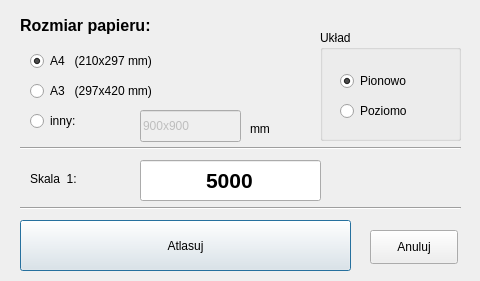
<?xml version="1.0" encoding="UTF-8"?>
<ui version="4.0">
 <class>Dialog</class>
 <widget class="QDialog" name="Dialog">
  <property name="geometry">
   <rect>
    <x>0</x>
    <y>0</y>
    <width>480</width>
    <height>281</height>
   </rect>
  </property>
  <property name="font">
   <font>
    <family>Arial</family>
   </font>
  </property>
  <property name="windowTitle">
   <string>Opcje atlasowania</string>
  </property>
  <widget class="QRadioButton" name="radioButton_a4">
   <property name="geometry">
    <rect>
     <x>30</x>
     <y>50</y>
     <width>171</width>
     <height>22</height>
    </rect>
   </property>
   <property name="font">
    <font>
     <family>Arial</family>
    </font>
   </property>
   <property name="text">
    <string>A4   (210x297 mm)</string>
   </property>
   <property name="checked">
    <bool>true</bool>
   </property>
  </widget>
  <widget class="QRadioButton" name="radioButton_a3">
   <property name="geometry">
    <rect>
     <x>30</x>
     <y>80</y>
     <width>181</width>
     <height>22</height>
    </rect>
   </property>
   <property name="font">
    <font>
     <family>Arial</family>
    </font>
   </property>
   <property name="text">
    <string>A3   (297x420 mm)</string>
   </property>
  </widget>
  <widget class="QRadioButton" name="radioButton_inny">
   <property name="geometry">
    <rect>
     <x>30</x>
     <y>110</y>
     <width>104</width>
     <height>22</height>
    </rect>
   </property>
   <property name="font">
    <font>
     <family>Arial</family>
    </font>
   </property>
   <property name="text">
    <string>inny:</string>
   </property>
  </widget>
  <widget class="QLineEdit" name="lineEdit_inny">
   <property name="enabled">
    <bool>false</bool>
   </property>
   <property name="geometry">
    <rect>
     <x>140</x>
     <y>110</y>
     <width>101</width>
     <height>32</height>
    </rect>
   </property>
   <property name="text">
    <string>900x900</string>
   </property>
  </widget>
  <widget class="QLabel" name="label_2">
   <property name="geometry">
    <rect>
     <x>250</x>
     <y>120</y>
     <width>41</width>
     <height>18</height>
    </rect>
   </property>
   <property name="text">
    <string>mm</string>
   </property>
  </widget>
  <widget class="QLabel" name="label_4">
   <property name="geometry">
    <rect>
     <x>20</x>
     <y>10</y>
     <width>191</width>
     <height>31</height>
    </rect>
   </property>
   <property name="font">
    <font>
     <family>Arial</family>
     <pointsize>12</pointsize>
     <weight>75</weight>
     <bold>true</bold>
    </font>
   </property>
   <property name="text">
    <string>Rozmiar papieru:</string>
   </property>
  </widget>
  <widget class="QPushButton" name="pushButton_ok">
   <property name="geometry">
    <rect>
     <x>20</x>
     <y>220</y>
     <width>331</width>
     <height>51</height>
    </rect>
   </property>
   <property name="font">
    <font>
    </font>
   </property>
   <property name="text">
    <string>Atlasuj</string>
   </property>
  </widget>
  <widget class="QPushButton" name="pushButton_porzuc">
   <property name="geometry">
    <rect>
     <x>370</x>
     <y>230</y>
     <width>88</width>
     <height>34</height>
    </rect>
   </property>
   <property name="text">
    <string>Anuluj</string>
   </property>
  </widget>
  <widget class="QGroupBox" name="groupBox">
   <property name="geometry">
    <rect>
     <x>320</x>
     <y>30</y>
     <width>141</width>
     <height>111</height>
    </rect>
   </property>
   <property name="title">
    <string>Układ</string>
   </property>
   <property name="checkable">
    <bool>false</bool>
   </property>
   <widget class="QRadioButton" name="radioButton_pion">
    <property name="geometry">
     <rect>
      <x>20</x>
      <y>40</y>
      <width>111</width>
      <height>22</height>
     </rect>
    </property>
    <property name="text">
     <string>Pionowo</string>
    </property>
    <property name="checked">
     <bool>true</bool>
    </property>
   </widget>
   <widget class="QRadioButton" name="radioButton_poziom">
    <property name="geometry">
     <rect>
      <x>20</x>
      <y>70</y>
      <width>111</width>
      <height>22</height>
     </rect>
    </property>
    <property name="text">
     <string>Poziomo</string>
    </property>
   </widget>
  </widget>
  <widget class="QLabel" name="label">
   <property name="geometry">
    <rect>
     <x>30</x>
     <y>170</y>
     <width>57</width>
     <height>18</height>
    </rect>
   </property>
   <property name="text">
    <string>Skala  1:</string>
   </property>
  </widget>
  <widget class="QLineEdit" name="lineEdit_skala">
   <property name="geometry">
    <rect>
     <x>140</x>
     <y>160</y>
     <width>181</width>
     <height>41</height>
    </rect>
   </property>
   <property name="font">
    <font>
     <pointsize>16</pointsize>
     <weight>75</weight>
     <bold>true</bold>
    </font>
   </property>
   <property name="text">
    <string>5000</string>
   </property>
   <property name="alignment">
    <set>Qt::AlignCenter</set>
   </property>
  </widget>
  <widget class="Line" name="line">
   <property name="geometry">
    <rect>
     <x>20</x>
     <y>140</y>
     <width>441</width>
     <height>16</height>
    </rect>
   </property>
   <property name="orientation">
    <enum>Qt::Horizontal</enum>
   </property>
  </widget>
  <widget class="Line" name="line_2">
   <property name="geometry">
    <rect>
     <x>20</x>
     <y>200</y>
     <width>441</width>
     <height>16</height>
    </rect>
   </property>
   <property name="orientation">
    <enum>Qt::Horizontal</enum>
   </property>
  </widget>
 </widget>
 <resources/>
 <connections>
  <connection>
   <sender>radioButton_inny</sender>
   <signal>toggled(bool)</signal>
   <receiver>radioButton_pion</receiver>
   <slot>setDisabled(bool)</slot>
   <hints>
    <hint type="sourcelabel">
     <x>81</x>
     <y>120</y>
    </hint>
    <hint type="destinationlabel">
     <x>395</x>
     <y>80</y>
    </hint>
   </hints>
  </connection>
  <connection>
   <sender>radioButton_inny</sender>
   <signal>toggled(bool)</signal>
   <receiver>radioButton_poziom</receiver>
   <slot>setDisabled(bool)</slot>
   <hints>
    <hint type="sourcelabel">
     <x>81</x>
     <y>120</y>
    </hint>
    <hint type="destinationlabel">
     <x>395</x>
     <y>110</y>
    </hint>
   </hints>
  </connection>
  <connection>
   <sender>radioButton_inny</sender>
   <signal>toggled(bool)</signal>
   <receiver>lineEdit_inny</receiver>
   <slot>setEnabled(bool)</slot>
   <hints>
    <hint type="sourcelabel">
     <x>81</x>
     <y>120</y>
    </hint>
    <hint type="destinationlabel">
     <x>190</x>
     <y>125</y>
    </hint>
   </hints>
  </connection>
 </connections>
</ui>
